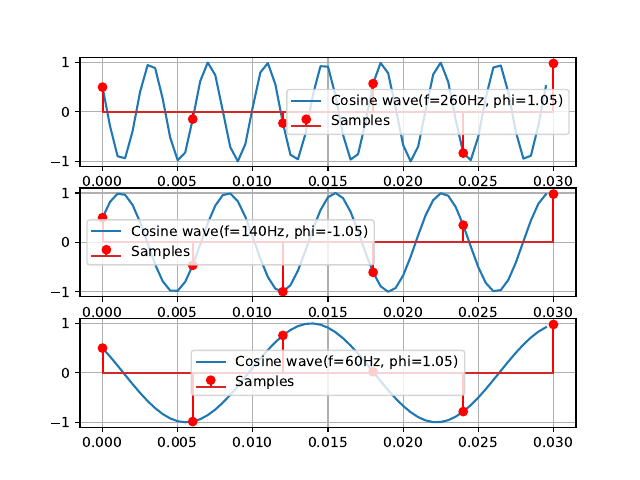

Reproduce this figure in Python.
import numpy as np
import matplotlib.pyplot as plt

from src.lib import signal


x = signal.Cos(A=1, f=260, phi=np.pi / 3)
y = signal.Cos(A=1, f=140, phi=-np.pi / 3)
z = signal.Cos(A=1, f=60, phi=np.pi / 3)

frame = (0, 0.03)
step = 0.0005
sample_freq = int(200 * (frame[1] - frame[0]))

t = np.arange(frame[0], frame[1], step)
sampled_t = np.linspace(frame[0], frame[1], sample_freq)

fig, axes = plt.subplots(3)

for idx, sig in enumerate((x, y, z)):
    axes[idx].plot(t, sig(t), label=sig)
    axes[idx].stem(sampled_t, sig(sampled_t), linefmt="r-", label="Samples")

    axes[idx].legend()
    axes[idx].grid()

plt.savefig("src/01/01.pdf", format="pdf")
plt.show()
